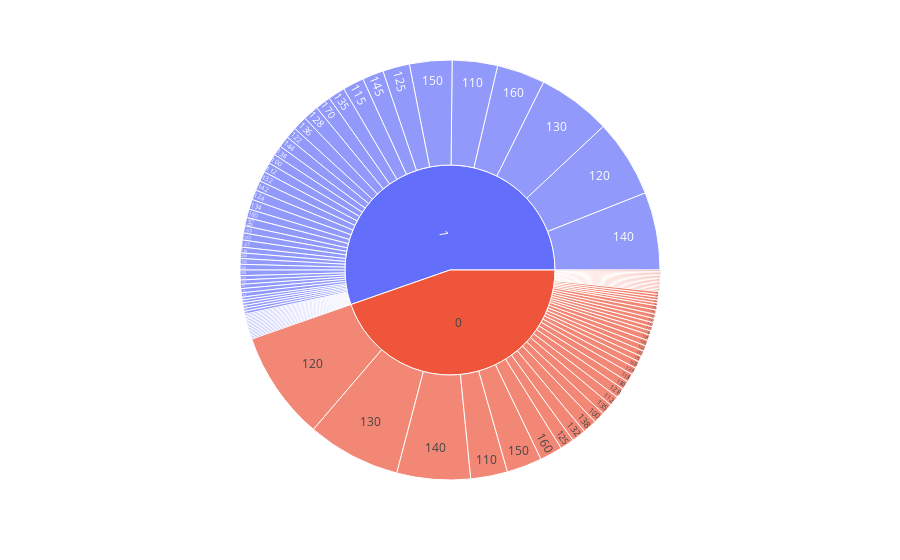

The notebook cell saved with this chart:
### Code cell
px.sunburst(df,path=['HeartDisease','RestingBP'])

### Figure 1 — Plotly figure (JSON) as saved in the notebook; plotly's stock layout.template omitted (floating-point values rounded to 4 significant figures)
{"data": [{"branchvalues": "total", "domain": {"x": [0, 1], "y": [0, 1]}, "hovertemplate": "labels=%{label}<br>count=%{value}<br>parent=%{parent}<br>id=%{id}<extra></extra>", "ids": ["0/140", "1/160", "0/130", "1/138", "0/150", "0/120", "0/110", "1/140", "1/136", "0/115", "1/110", "1/100", "1/120", "0/100", "0/124", "1/150", "0/113", "0/125", "1/145", "1/125", "1/130", "0/112", "0/160", "1/112", "0/132", "1/118", "1/170", "0/142", "0/190", "1/135", "1/180", "0/108", "0/145", "1/115", "1/155", "1/128", "0/135", "0/180", "0/170", "1/106", "1/92", "1/200", "1/122", "0/122", "0/98", "0/105", "0/133", "1/95", "1/105", "0/155", "0/80", "1/137", "1/185", "1/165", "1/132", "1/142", "0/126", "1/133", "0/152", "1/116", "0/138", "1/124", "1/0", "1/144", "0/154", "1/134", "0/104", "1/139", "0/128", "1/131", "0/134", "1/152", "1/126", "1/154", "1/141", "0/131", "1/178", "1/146", "1/158", "0/106", "0/136", "0/123", "1/102", "1/96", "0/139", "1/143", "1/104", "1/172", "1/156", "0/118", "1/190", "0/114", "1/127", "0/101", "1/174", "1/108", "0/156", "0/94", "0/148", "0/178", "1/117", "1/192", "1/123", "0/129", "0/102", "0/172", "0/146", "1/148", "1/114", "1/164", "0", "1"], "labels": ["140", "160", "130", "138", "150", "120", "110", "140", "136", "115", "110", "100", "120", "100", "124", "150", "113", "125", "145", "125", "130", "112", "160", "112", "132", "118", "170", "142", "190", "135", "180", "108", "145", "115", "155", "128", "135", "180", "170", "106", "92", "200", "122", "122", "98", "105", "133", "95", "105", "155", "80", "137", "185", "165", "132", "142", "126", "133", "152", "116", "138", "124", "0", "144", "154", "134", "104", "139", "128", "131", "134", "152", "126", "154", "141", "131", "178", "146", "158", "106", "136", "123", "102", "96", "139", "143", "104", "172", "156", "118", "190", "114", "127", "101", "174", "108", "156", "94", "148", "178", "117", "192", "123", "129", "102", "172", "146", "148", "114", "164", "0", "1"], "name": "", "parents": ["0", "1", "0", "1", "0", "0", "0", "1", "1", "0", "1", "1", "1", "0", "0", "1", "0", "0", "1", "1", "1", "0", "0", "1", "0", "1", "1", "0", "0", "1", "1", "0", "0", "1", "1", "1", "0", "0", "0", "1", "1", "1", "1", "0", "0", "0", "0", "1", "1", "0", "0", "1", "1", "1", "1", "1", "0", "1", "0", "1", "0", "1", "1", "1", "0", "1", "0", "1", "0", "1", "0", "1", "1", "1", "1", "0", "1", "1", "1", "0", "0", "0", "1", "1", "0", "1", "1", "1", "1", "0", "1", "0", "1", "0", "1", "1", "0", "0", "0", "0", "1", "1", "1", "0", "0", "0", "0", "1", "1", "1", "", ""], "type": "sunburst", "values": [52, 34, 66, 7, 25, 77, 26, 55, 10, 4, 32, 7, 55, 8, 5, 30, 1, 10, 15, 19, 52, 7, 16, 7, 10, 4, 11, 4, 1, 12, 6, 5, 3, 15, 5, 11, 8, 6, 3, 1, 1, 4, 8, 4, 1, 4, 3, 6, 5, 3, 1, 5, 1, 2, 7, 7, 3, 3, 3, 2, 10, 7, 1, 8, 1, 7, 2, 3, 7, 3, 4, 4, 4, 2, 3, 1, 2, 3, 4, 2, 3, 1, 1, 1, 2, 2, 1, 1, 1, 6, 1, 1, 1, 1, 1, 2, 1, 2, 1, 1, 1, 1, 1, 1, 2, 1, 1, 1, 1, 1, 410, 508]}], "layout": {"legend": {"tracegroupgap": 0}, "margin": {"t": 60}}}
